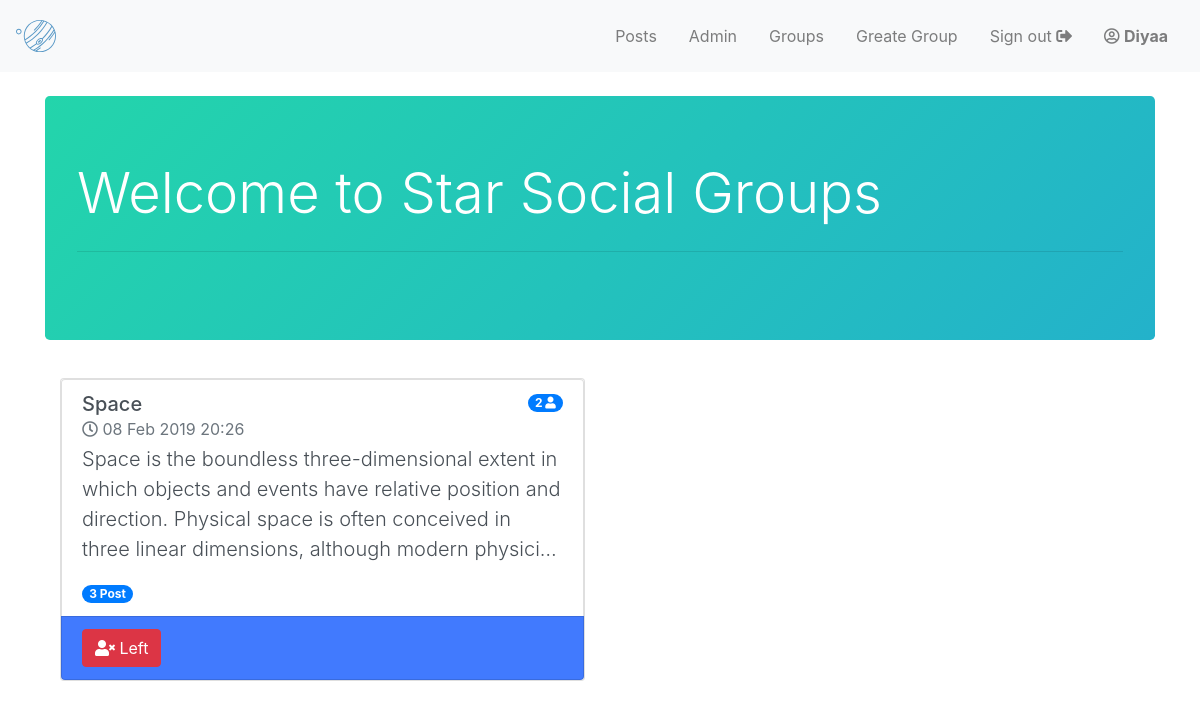
Page /groups/ (signed in) on the committed database.
### group/models.py (models this page shows, shortened)
class Group(models.Model):
    name = models.CharField(max_length=255, unique=True)
    created_at = models.DateTimeField(auto_now=True)
    slug = models.SlugField(allow_unicode=True, unique=True)
    description = models.TextField(blank=True, default='')
    """Generally, ManyToManyField instances should go in the object that’s going to be edited on a form.Members is in Group (rather than member having a group ManyToManyField ) because it’s more natural to think about a group having members."""
    members = models.ManyToManyField(User, through="Membership")
    def current_group_post(self):
        return self.post_group.filter(group__id = self.pk)
    class Meta:
        ordering = ('-created_at',)
        permissions = (
           ("greate_group", "Can greate group"),
           ("add_post", "Can add post to group"),
           ("delete_post", "Can delete post in group"),
           ("update_post", "Can update post in group"),
       )

### post/models.py (models this page shows, shortened)
class Post(models.Model):
    user = models.ForeignKey(User, related_name='post_user', on_delete=models.CASCADE)
    group = models.ForeignKey(Group, related_name="post_group", on_delete=models.CASCADE)
    title = models.CharField(max_length=255, unique=True)
    content = models.TextField()
    created_at = models.DateTimeField(auto_now=True)
    like = models.ManyToManyField(User, through="Like")
    class Meta:
        ordering = ["-created_at"]

### group/views.py (the view)
# urls.py: url(r'^groups/$', views.GroupList.as_view(), name='group_list'),
class GroupList(LoginRequiredMixin, generic.ListView):
    model = Group
    template_name = 'group/groups.html'
    context_object_name = 'groups'

### group/templates/group/groups.html (shortened to what this page needs)
{% extends "base.html" %}
{% block content %}
<br>
<div class="jumbotron">
  <h1 class="display-4">Welcome to Star Social Groups</h1>
  <hr class="my-4">
</div>
<div class="container">
  <div class="row">
    {% for group in groups %}
    <div class="col-lg-6 mb-4">
      <div class="card">
        <ul class="list-group">
          <a href="{% url 'group:group_detail' group.slug %}" class="list-group-item list-group-item-action flex-column align-items-start ">
            <div class="d-flex w-100 justify-content-between">
              <h5 class="mb-1">{{ group.name|title }}<br><small class="text-muted"><i class="far fa-clock"></i> {{ group.created_at|date:"d M Y" }} {{ group.created_at|time:"H:i" }}</small></h5>
              <p class="h6"><span class="badge badge-primary badge-pill">{{group.members.count}} <i class="fas fa-user"></i></span></p>
            </div>
            <p class="lead">{{group.description|truncatechars:200}}</p>
            <medium><span class="badge badge-primary badge-pill">{{group.current_group_post|length}} Post</span></medium>
          </a>
          <li class="list-group-item d-flex justify-content-between align-items-center join">
            {% if user in group.members.all %}
            <a class="btn btn-danger" href="{% url 'group:left_group' group.slug %}"><i class="fas fa-user-times"></i> Left</a>
            {% else %}
            <a class="btn btn-light" href="{% url 'group:join_group' group.slug %}"><i class="fas fa-user-plus"></i> Join</a>
            {% endif %}
          </li>
        </ul>
      </div>
    </div>
    {% endfor %}
  </div>
</div>
{% endblock %}

### templates/base.html (shortened to what this page needs)
<!doctype html>
{% load static %}
<html lang="en">
<head>
  <link rel="stylesheet" href="https://stackpath.bootstrapcdn.com/bootstrap/4.2.1/css/bootstrap.min.css">
  <link rel="stylesheet" href="{% static "/css/master.css" %}">
  <link rel="stylesheet" href="{% static "/group/css/style_group.css" %}">
  <link rel="stylesheet" href="https://use.fontawesome.com/releases/v5.7.1/css/all.css">
</head>
<body>
  <nav class="navbar navbar-expand-lg navbar-light bg-light">
    <div class="d-flex flex-grow-1">
      <a class="navbar-brand d-none d-lg-inline-block" href="{% url 'home' %}">
        <img class="navbar-icon" src="{% static 'images/brand.svg' %}" width="40" height="40" alt=""></a>
      <div class="w-100 text-right">
      </div>
    </div>
    <div class="collapse navbar-collapse flex-grow-1 text-right" id="myNavbar">
      <ul class="navbar-nav ml-auto flex-nowrap">
        {% if user.is_authenticated %}
        <li class="nav-item">
          <a href="{% url 'post:post_list' %}" class="nav-link m-2 menu-item nav-active">Posts</a>
        </li>
        <li class="nav-item">
          <a href="{% url 'admin:index' %}" class="nav-link m-2 menu-item nav-active">Admin</a>
        </li>
        <li class="nav-item">
          <a href="{% url 'group:group_list' %}" class="nav-link m-2 menu-item nav-active">Groups</a>
        </li>
        <li class="nav-item">
          <a href="{% url 'group:create_group' %}" class="nav-link m-2 menu-item nav-active">Greate Group</a>
        </li>
        <li class="nav-item">
          <a href="{% url 'accounts:logout' %}" class="nav-link m-2 menu-item nav-active ">Sign out <i class="fas fa-sign-out-alt"></i></a>
        </li>
        <li class="nav-item">
          <a href="{% url 'accounts:logout' %}" class="nav-link m-2 menu-item nav-active "><i class="far fa-user-circle"></i> <strong>{{user.username|title}}</strong> </a>
        </li>
        {% endif %}
      </ul>
    </div>
  </nav>
  <div class="container">
    {% block content %}
    {% endblock %}
  </div>
</body>
</html>

### static/css/master.css (style rules this page uses)
.jumbotron { color: #fff; background: linear-gradient(-45deg, #EE7752, #E73C7E, #23A6D5, #23D5AB); background-size: 400% 400%; -webkit-animation: Gradient 15s ease infinite; -moz-animation: Gradient 15s ease infinite; animation: Gradient 15s ease infinite; }

### group/static/group/css/style_group.css (style rules this page uses)
.card { margin: 6px 0; }
.join { background-color: #417afe; }

### rows in the picture
Group: name "Space", created_at "08 Feb 2019", created_at "20:26", members.count "2", description "Space is the boundless three-dimensional extent in which objects and events have relative position and direction. Physical space is often conceived in three linear dimensions, although modern physici…", current_group_post|length "3", shows "Left"

### other values in the picture
{{ user.username|title }} "Diyaa"
